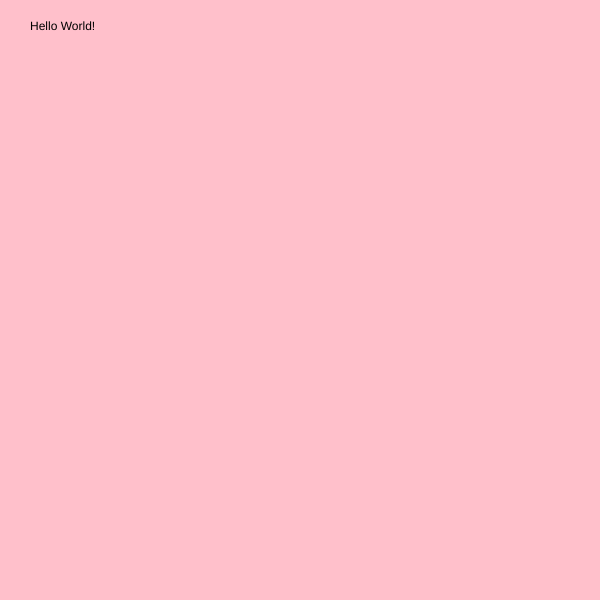
Frame 1 (no input)
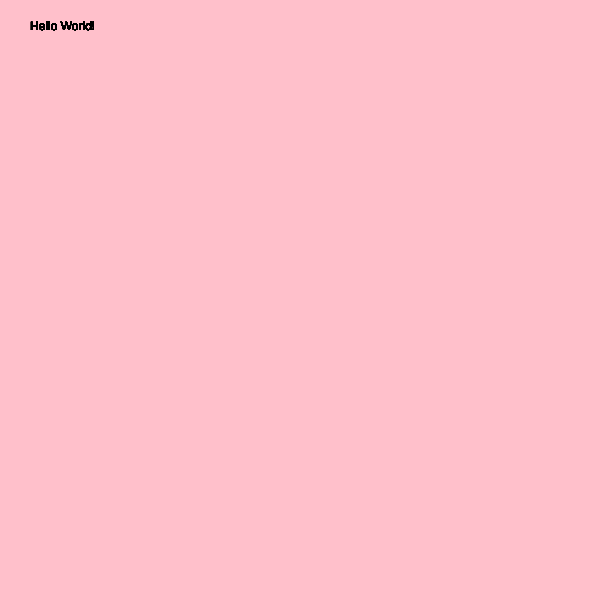
Frame 60 (no input)
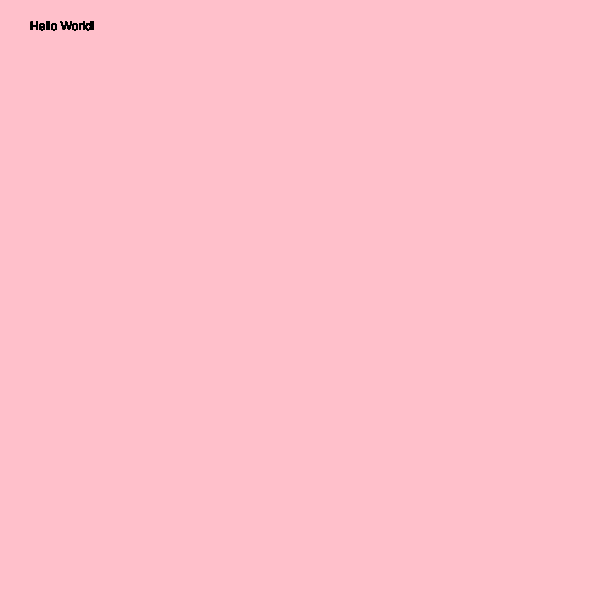
Frame 120 (the mouse pressed at the canvas centre since frame 60)

The p5.js sketch that drew these frames (run headless with seeded random() and noise() and a simulated clock; from frame 60 on, the mouse is pressed at the canvas centre):

// p5.js sketch
// ── sketch.js
function setup() {
  // creating a canvas that is 600 pixels high by 600 pixels wide.
createCanvas( 600, 600 )
//color the background blue
background('pink')
}
//decare the draw funcion
function draw() {
  //print line of text saying hello world
  text( 'Hello World!', 30, 30)
}
